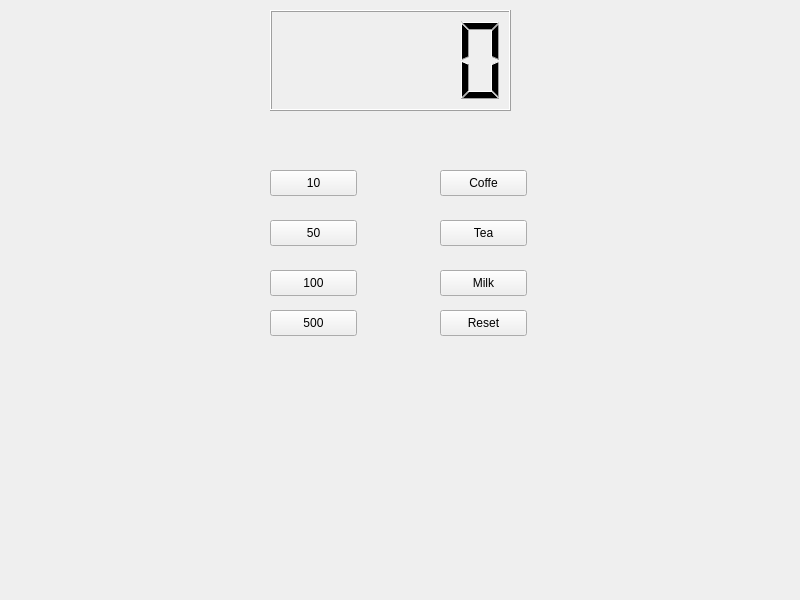
<?xml version="1.0" encoding="UTF-8"?>
<ui version="4.0">
 <class>Widget</class>
 <widget class="QWidget" name="Widget">
  <property name="geometry">
   <rect>
    <x>0</x>
    <y>0</y>
    <width>800</width>
    <height>600</height>
   </rect>
  </property>
  <property name="windowTitle">
   <string>Widget</string>
  </property>
  <widget class="QLCDNumber" name="lcdNumber">
   <property name="geometry">
    <rect>
     <x>270</x>
     <y>10</y>
     <width>241</width>
     <height>101</height>
    </rect>
   </property>
  </widget>
  <widget class="QPushButton" name="pushButton">
   <property name="geometry">
    <rect>
     <x>270</x>
     <y>170</y>
     <width>87</width>
     <height>26</height>
    </rect>
   </property>
   <property name="text">
    <string>10</string>
   </property>
  </widget>
  <widget class="QPushButton" name="pushButton_2">
   <property name="geometry">
    <rect>
     <x>270</x>
     <y>220</y>
     <width>87</width>
     <height>26</height>
    </rect>
   </property>
   <property name="text">
    <string>50</string>
   </property>
  </widget>
  <widget class="QPushButton" name="pushButton_3">
   <property name="geometry">
    <rect>
     <x>270</x>
     <y>270</y>
     <width>87</width>
     <height>26</height>
    </rect>
   </property>
   <property name="text">
    <string>100</string>
   </property>
  </widget>
  <widget class="QPushButton" name="pushButton_4">
   <property name="geometry">
    <rect>
     <x>270</x>
     <y>310</y>
     <width>87</width>
     <height>26</height>
    </rect>
   </property>
   <property name="text">
    <string>500</string>
   </property>
  </widget>
  <widget class="QPushButton" name="Coffee">
   <property name="geometry">
    <rect>
     <x>440</x>
     <y>170</y>
     <width>87</width>
     <height>26</height>
    </rect>
   </property>
   <property name="text">
    <string>Coffe</string>
   </property>
  </widget>
  <widget class="QPushButton" name="Tea">
   <property name="geometry">
    <rect>
     <x>440</x>
     <y>220</y>
     <width>87</width>
     <height>26</height>
    </rect>
   </property>
   <property name="text">
    <string>Tea</string>
   </property>
  </widget>
  <widget class="QPushButton" name="Milk">
   <property name="geometry">
    <rect>
     <x>440</x>
     <y>270</y>
     <width>87</width>
     <height>26</height>
    </rect>
   </property>
   <property name="text">
    <string>Milk</string>
   </property>
  </widget>
  <widget class="QPushButton" name="Reset">
   <property name="geometry">
    <rect>
     <x>440</x>
     <y>310</y>
     <width>87</width>
     <height>26</height>
    </rect>
   </property>
   <property name="text">
    <string>Reset</string>
   </property>
  </widget>
 </widget>
 <resources/>
 <connections/>
</ui>
